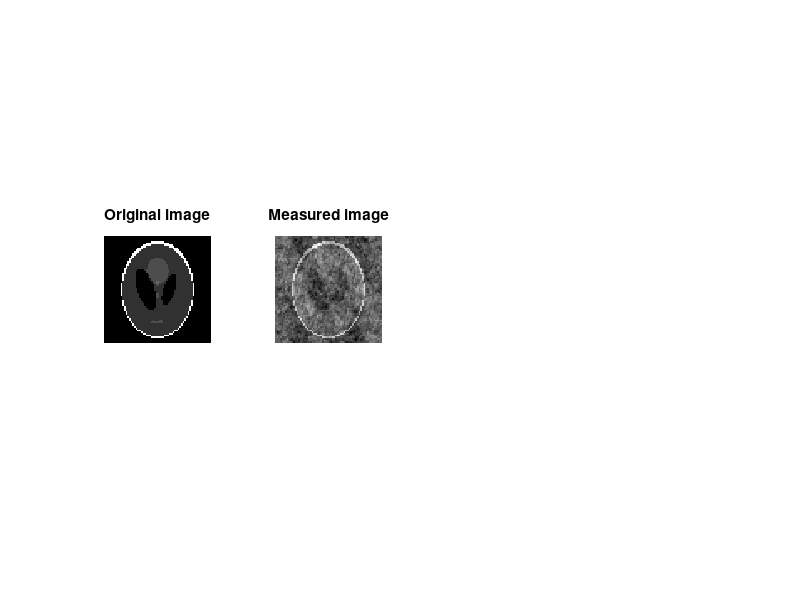

Write the MATLAB code that produced this figure. (Note: this script raises an error after producing the figure.)
%% Exampled_dr_weighted_TVDN
% Example to demonstrate use of TVDN solver when incorporating weights
% (performs one re-weighting of previous solution).


%% Clear workspace
clc;
clear;

%% Define paths
addpath misc/
addpath prox_operators/

%% Parameters
N = 64;
input_snr = 30; % Noise level (on the measurements)
randn('seed', 1); rand('seed', 1);

%% Load image
im = phantom(N);
%
figure(1); clf;
subplot(141), imagesc(im); axis image; axis off;
colormap gray; title('Original image'); drawnow;

%% Create a mask
% Mask
mask = rand(size(im)) < 0.33; ind = find(mask==1);
% Masking matrix (sparse matrix in matlab)
Ma = sparse(1:numel(ind), ind, ones(numel(ind), 1), numel(ind), numel(im));

%% Measure a few Fourier measurements

% Composition (Masking o Fourier)
A = @(x) Ma*reshape(fft2(x)/sqrt(numel(im)), numel(x), 1);
At = @(x) ifft2(reshape(Ma'*x(:), size(im))*sqrt(numel(im)));

% TV sparsity operator
Psit = @(x) x; Psi = Psit;

% Select 33% of Fourier coefficients
y = A(im);

% Add Gaussian i.i.d. noise
sigma_noise = 10^(-input_snr/20)*std(im(:));
y = y + (randn(size(y)) + 1i*randn(size(y)))*sigma_noise/sqrt(2);

% Display the downsampled image
figure(1);
subplot(142); imagesc(real(At(y))); axis image; axis off;
colormap gray; title('Measured image'); drawnow;

%% Reconstruct with TV 

% Tolerance on noise
epsilon = sqrt(chi2inv(0.99, 2*numel(ind))/2)*sigma_noise;

% Parameters for TVDN
param.verbose = 1; % Print log or not
param.rel_obj = 1e-4; % Stopping criterion for the TVDN problem
param.max_iter = 200; % Max. nb. of iterations for the TVDN problem
param.gamma = 1e-1; % Converge parameter
param.nu_B2 = 1; % Bound on the norm of the operator A
param.tol_B2 = 1e-4; % Tolerance for the projection onto the L2-ball
param.tight_B2 = 1; % Indicate if A is a tight frame (1) or not (0)
param.max_iter_TV = 500; % 
param.zero_weights_flag_TV = 0; %
param.identical_weights_flag_TV = 1; %

% Solve TVDN problem (without weights)
sol_1 = sopt_mltb_dr_TVDNoA(y, epsilon, A, At, Psi, Psit, param);

% Show first reconstructed image
figure(1);
subplot(143); imagesc(real(sol_1)); axis image; axis off;
colormap gray; 
title(['First estimate: ', ...
    num2str(sopt_mltb_SNR(im, real(sol_1))), 'dB']);
drawnow;
clc;

%% Re-fine the estimate with weighted TV
% Weights
[param.weights_dx_TV param.weights_dy_TV] = sopt_mltb_gradient_op(real(sol_1));
param.weights_dx_TV = 1./(abs(param.weights_dx_TV)+1e-3);
param.weights_dy_TV = 1./(abs(param.weights_dy_TV)+1e-3);
param.identical_weights_flag_TV = 0;
param.gamma = 1e-3;

% First reconstruction with weights in the gradient
param.zero_weights_flag_TV = 1;
sol_2 = sopt_mltb_dr_TVDNoA(y, epsilon, A, At, Psi, Psit, param);
% Show second reconstructed image
figure(1);
subplot(144); imagesc(real(sol_2)); axis image; axis off;
colormap gray; 
title(['Second estimate: ', ...
    num2str(sopt_mltb_SNR(im, real(sol_2))), 'dB']); 
drawnow;
